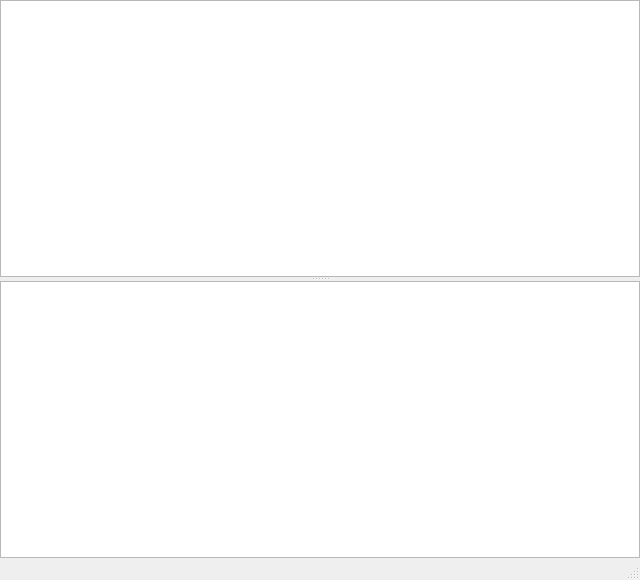
<?xml version="1.0" encoding="UTF-8"?>
<ui version="4.0">
 <class>MainWindow</class>
 <widget class="QMainWindow" name="MainWindow">
  <property name="geometry">
   <rect>
    <x>0</x>
    <y>0</y>
    <width>640</width>
    <height>580</height>
   </rect>
  </property>
  <property name="sizePolicy">
   <sizepolicy hsizetype="Expanding" vsizetype="Preferred">
    <horstretch>0</horstretch>
    <verstretch>0</verstretch>
   </sizepolicy>
  </property>
  <property name="windowTitle">
   <string>untitled - TikZiT</string>
  </property>
  <widget class="QWidget" name="centralWidget">
   <property name="sizePolicy">
    <sizepolicy hsizetype="Expanding" vsizetype="Preferred">
     <horstretch>0</horstretch>
     <verstretch>0</verstretch>
    </sizepolicy>
   </property>
   <layout class="QVBoxLayout" name="verticalLayout">
    <property name="leftMargin">
     <number>0</number>
    </property>
    <property name="topMargin">
     <number>0</number>
    </property>
    <property name="rightMargin">
     <number>0</number>
    </property>
    <property name="bottomMargin">
     <number>0</number>
    </property>
    <item>
     <widget class="QSplitter" name="splitter">
      <property name="orientation">
       <enum>Qt::Vertical</enum>
      </property>
      <widget class="TikzView" name="tikzView"/>
      <widget class="QTextEdit" name="tikzSource">
       <property name="font">
        <font>
         <family>JetBrainsMono Nerd Font Mono</family>
         <pointsize>13</pointsize>
        </font>
       </property>
       <property name="lineWrapMode">
        <enum>QTextEdit::NoWrap</enum>
       </property>
       <property name="html">
        <string>&lt;!DOCTYPE HTML PUBLIC &quot;-//W3C//DTD HTML 4.0//EN&quot; &quot;http://www.w3.org/TR/REC-html40/strict.dtd&quot;&gt;
&lt;html&gt;&lt;head&gt;&lt;meta name=&quot;qrichtext&quot; content=&quot;1&quot; /&gt;&lt;style type=&quot;text/css&quot;&gt;
p, li { white-space: pre-wrap; }
&lt;/style&gt;&lt;/head&gt;&lt;body style=&quot; font-family:'Courier New'; font-size:10pt; font-weight:400; font-style:normal;&quot;&gt;
&lt;p style=&quot;-qt-paragraph-type:empty; margin-top:0px; margin-bottom:0px; margin-left:0px; margin-right:0px; -qt-block-indent:0; text-indent:0px; font-family:'.SF NS Text'; font-size:13pt;&quot;&gt;&lt;br /&gt;&lt;/p&gt;&lt;/body&gt;&lt;/html&gt;</string>
       </property>
      </widget>
     </widget>
    </item>
   </layout>
  </widget>
  <widget class="QStatusBar" name="statusBar"/>
  <action name="actionNew">
   <property name="text">
    <string>New...</string>
   </property>
  </action>
  <action name="actionOpen">
   <property name="text">
    <string>Open...</string>
   </property>
  </action>
  <action name="actionClose">
   <property name="text">
    <string>Close</string>
   </property>
  </action>
  <action name="actionSave">
   <property name="text">
    <string>Save</string>
   </property>
  </action>
  <action name="actionSave_As">
   <property name="text">
    <string>Save As...</string>
   </property>
  </action>
  <action name="actionUndo">
   <property name="text">
    <string>Undo</string>
   </property>
  </action>
  <action name="actionRedo">
   <property name="text">
    <string>Redo</string>
   </property>
  </action>
  <action name="actionCut">
   <property name="text">
    <string>Cut</string>
   </property>
  </action>
  <action name="actionCopy">
   <property name="text">
    <string>Copy</string>
   </property>
  </action>
  <action name="actionPase">
   <property name="text">
    <string>Paste</string>
   </property>
  </action>
  <action name="actionDelete">
   <property name="text">
    <string>Delete</string>
   </property>
  </action>
  <action name="actionSelect_All">
   <property name="text">
    <string>Select All</string>
   </property>
  </action>
  <action name="actionDeselect_All">
   <property name="text">
    <string>Deselect All</string>
   </property>
  </action>
  <action name="actionParse">
   <property name="text">
    <string>Parse</string>
   </property>
   <property name="shortcut">
    <string>Ctrl+T</string>
   </property>
  </action>
  <action name="actionZoom_In">
   <property name="text">
    <string>Zoom In</string>
   </property>
   <property name="shortcut">
    <string>Ctrl+=</string>
   </property>
  </action>
  <action name="actionZoom_Out">
   <property name="text">
    <string>Zoom Out</string>
   </property>
   <property name="shortcut">
    <string>Ctrl+-</string>
   </property>
  </action>
 </widget>
 <layoutdefault spacing="6" margin="11"/>
 <customwidgets>
  <customwidget>
   <class>TikzView</class>
   <extends>QGraphicsView</extends>
   <header>tikzview.h</header>
   <slots>
    <slot>zoomIn()</slot>
    <slot>zoomOut()</slot>
   </slots>
  </customwidget>
 </customwidgets>
 <resources/>
 <connections>
  <connection>
   <sender>actionZoom_In</sender>
   <signal>triggered()</signal>
   <receiver>tikzView</receiver>
   <slot>zoomIn()</slot>
   <hints>
    <hint type="sourcelabel">
     <x>-1</x>
     <y>-1</y>
    </hint>
    <hint type="destinationlabel">
     <x>237</x>
     <y>103</y>
    </hint>
   </hints>
  </connection>
  <connection>
   <sender>actionZoom_Out</sender>
   <signal>triggered()</signal>
   <receiver>tikzView</receiver>
   <slot>zoomOut()</slot>
   <hints>
    <hint type="sourcelabel">
     <x>-1</x>
     <y>-1</y>
    </hint>
    <hint type="destinationlabel">
     <x>237</x>
     <y>103</y>
    </hint>
   </hints>
  </connection>
 </connections>
</ui>
